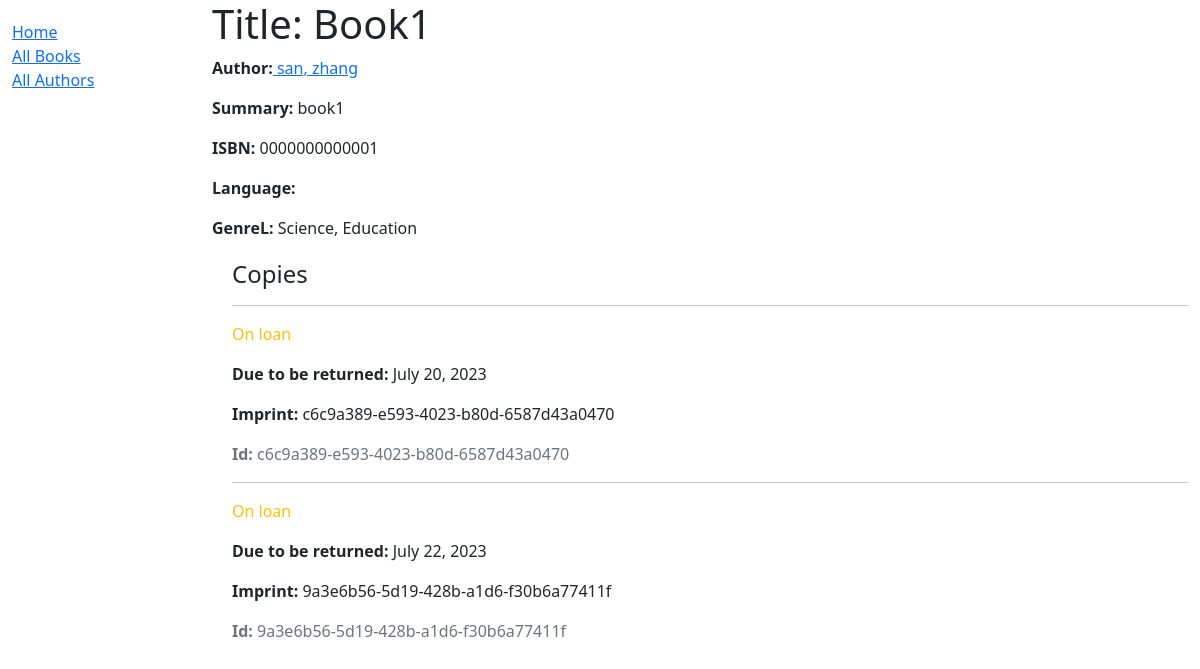
/catalog/book/2, run on the app's committed database.
### catalog/models.py (models this page shows, shortened)
class Book(models.Model):
    title = models.CharField(max_length=200)
    author = models.ForeignKey('Author', on_delete=models.SET_NULL, null=True)
    summary = models.TextField(max_length=1000, help_text="Enter a brief description of the book")
    isbn = models.CharField('ISBN',max_length=13, help_text='13 Character <a href="https://www.isbn-international.org/content/what-isbn">ISBN number</a>')
    genre = models.ManyToManyField(Genre, help_text="Select a genre for this book")
    def display_genre(self):
        return ', '.join(genre.name for genre in self.genre.all()[:3])
    display_genre.short_description = 'Genre'

class Author(models.Model):
    first_name = models.CharField(max_length=100)
    last_name = models.CharField(max_length=100)
    date_of_birth = models.DateField(null=True, blank=True)
    date_of_death = models.DateField('Died', null=True, blank=True)
    def __str__(self):
        return '%s, %s' % (self.last_name, self.first_name)

class Genre(models.Model):
    name = models.CharField(max_length=200, help_text="Enter a book genre (e.g. Science Fiction, French Poetry etc.)")
    def __str__(self):
        return self.name

class BookInstance(models.Model):
    id = models.UUIDField(primary_key=True, default=uuid.uuid4, help_text="Unique ID for this particular book across whole library")
    book = models.ForeignKey('Book', on_delete=models.SET_NULL, null=True)
    imprint = models.CharField(max_length=200)
    due_back = models.DateField(null=True, blank=True)
    LOAN_STATUS = (
        ('m', 'Maintenance'),
        ('o', 'On loan'),
        ('a', 'Available'),
        ('r', 'Reserved'),
    )
    status = models.CharField(max_length=1, choices=LOAN_STATUS, blank=True, default='m', help_text='Book availability')
    class Meta:
        ordering = ["due_back"]

### catalog/views.py (the view)
# urls.py: path('book/<int:pk>', views.BookDetailView.as_view(), name='book-detail'),
class BookDetailView(generic.DetailView):
    model = Book

### catalog/templates/catalog/book_detail.html
{% extends 'base_generic.html' %}
{% block content %}
    <h1>Title: {{ book.title }}</h1>
    <p><strong>Author:</strong><a href=""> {{ book.author }} </a></p>
    <p><strong>Summary:</strong> {{ book.summary }} </p>
    <p><strong>ISBN:</strong> {{book.isbn}} </p>
    <p><strong>Language:</strong> {{ book.language }} </p>
    <p><strong>GenreL:</strong> {{ book.genre.all|join:", "}} </p>
    <div style="margin-left:20px; margin-top:20px">
        <h4>Copies</h4>
        {% for copy in book.bookinstance_set.all %}
            <hr />
            <p class="
                {% if copy.status == 'a' %}
                    text-success
                {% elif copy.status == 'm' %}
                    text-danger
                {% else %}
                    text-warning
                {% endif %}
            ">
                {{ copy.get_status_display }}
            </p>
            {% if copy.status != 'a' %}
                <p><strong>Due to be returned:</strong> {{ copy.due_back }} </p>
            {% endif %}
            <p><strong>Imprint:</strong> {{ copy.id }} </p>
            <p class="text-muted"><strong>Id:</strong> {{ copy.id }}</p>
        {% endfor %}
    </div>
{% endblock content %}

### catalog/templates/base_generic.html (shortened to what this page needs)
<!DOCTYPE html>
<html lang="en">
  <head>
    <link
      href="https://cdn.jsdelivr.net/npm/bootstrap@5.1.3/dist/css/bootstrap.min.css"
      rel="stylesheet"
    />
    {% load static %}
    <link rel="stylesheet" href="{% static 'css/styles.css' %}" />
  </head>
  <body>
    <div class="container-fluid">
      <div class="row">
        <div class="col-sm-2">
          {% block sidebar %}
          <ul class="sidebar-nav">
            <li><a href="{% url 'index' %}">Home</a></li>
            <li><a href="{% url 'books' %}">All Books</a></li>
            <li><a href="{% url 'authors' %}">All Authors</a></li>
          </ul>
          {% endblock sidebar %}
        </div>
        <div class="col-sm-10">
          {% block content %}{% endblock content %}
        </div>
      </div>
    </div>
  </body>
</html>

### catalog/static/css/styles.css (style rules this page uses)
.sidebar-nav { margin-top: 20px; padding: 0; list_style: none; }

### data on the page
Book: author "san, zhang", summary "book1", isbn "0000000000001", genre.all "Science, Education"
BookInstance: status "On loan", due_back "July 20, 2023", id "c6c9a389-e593-4023-b80d-6587d43a0470"
BookInstance: status "On loan", due_back "July 22, 2023", id "9a3e6b56-5d19-428b-a1d6-f30b6a77411f"
